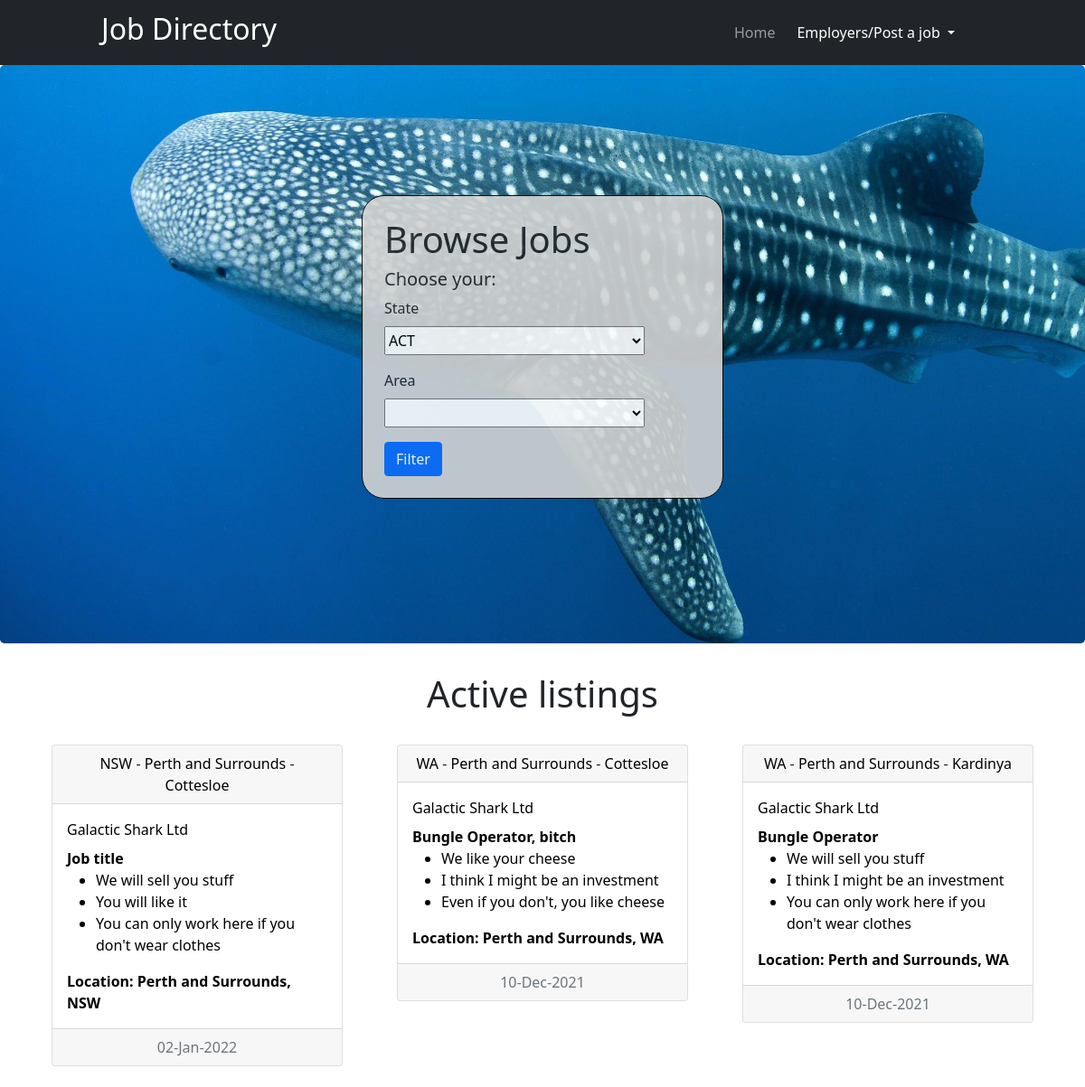
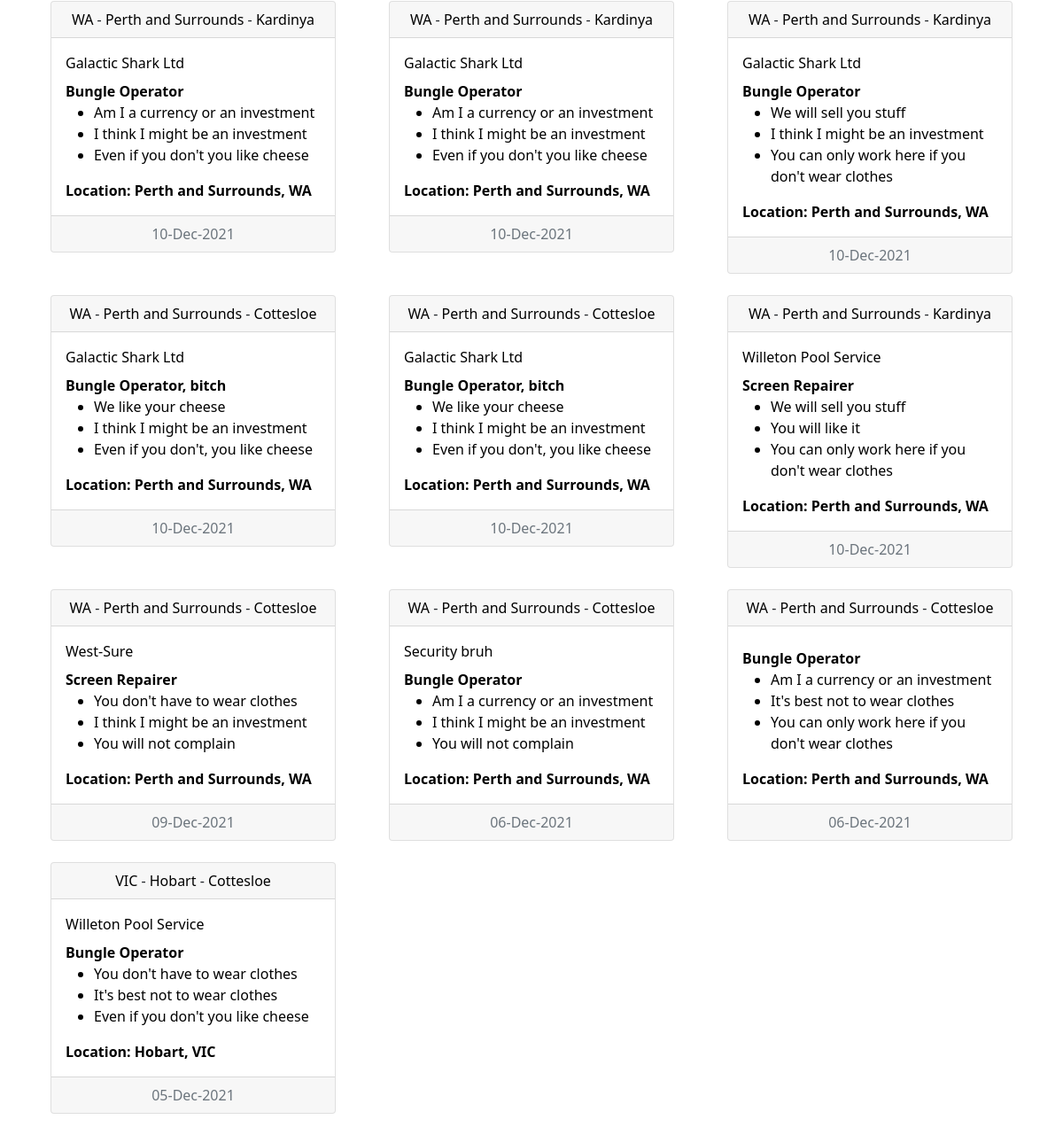
Before: / with the older database file (2 pictures, top to bottom).
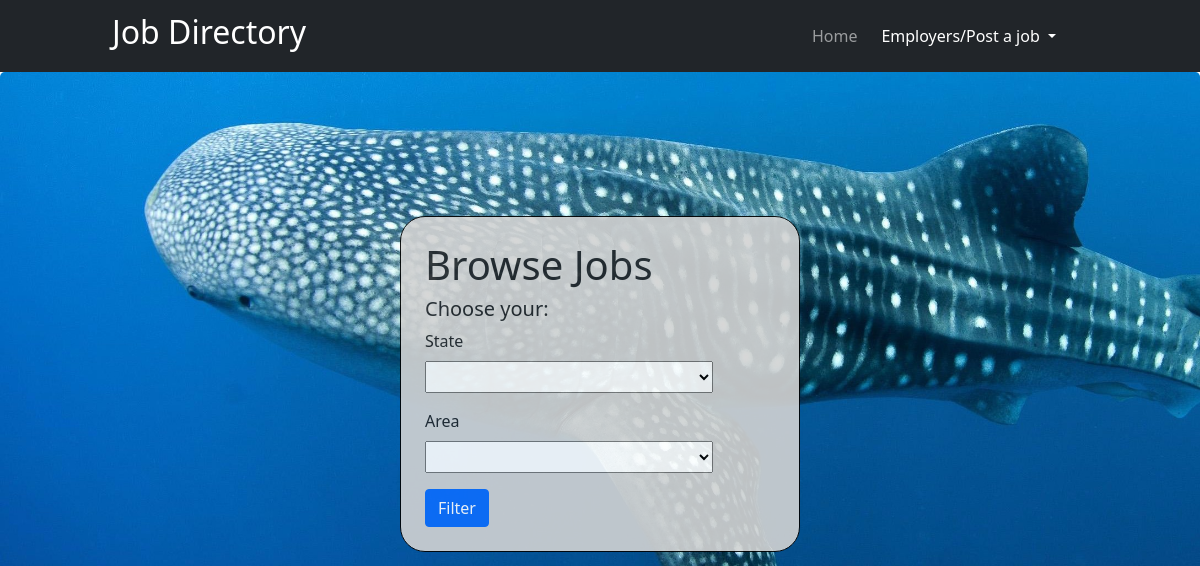
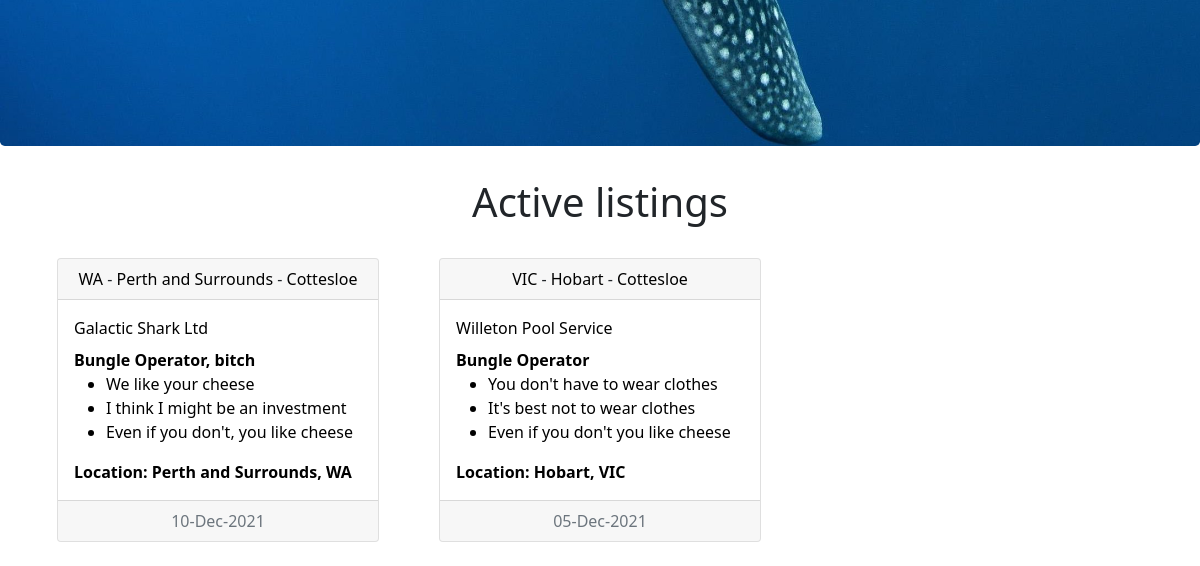
After: the same page with the newer database file (2 pictures, top to bottom).
### application.py (models this page shows, shortened)
class Job(db.Model):
    id = db.Column(db.Integer, primary_key=True)
    job_title = db.Column(db.String(255))
    state = db.Column(db.String(255))
    area = db.Column(db.String(255))
    suburb = db.Column(db.String(255))
    description = db.Column(db.Text)
    highlight_1 = db.Column(db.Text)
    highlight_2 = db.Column(db.Text)
    highlight_3 = db.Column(db.Text)
    date_posted = db.Column(db.DateTime, default=datetime.utcnow)
    deleted = db.Column(db.String(5))
    poster_id = db.Column(db.Integer, db.ForeignKey('user.id'))

class User(db.Model, UserMixin):
    id = db.Column(db.Integer, primary_key=True)
    company = db.Column(db.String(200))
    firstname = db.Column(db.String(200), nullable=False)
    lastname = db.Column(db.String(200), nullable=False)
    email = db.Column(db.String(120), nullable=False, unique=True)
    password_hash = db.Column(db.String(128), nullable=False)
    date_added = db.Column(db.DateTime, default=datetime.utcnow)
    jobs = db.relationship('Job', backref='poster')
    drafts = db.relationship('Drafts', backref='poster')
    deleted = db.Column(db.String(5), default=0)
    @property
    def password(self):
        raise AttributeError('not valid')

### application.py (the view)
@application.route('/')
def index():
    form = FilterForm()
    posts = Job.query.order_by(Job.date_posted.desc())
    form.state.choices = [(state.id, state.name) for state in State.query.all()]
    if request.method == 'POST':
        area = Area.query.filter_by()
        return '<h1>State: {}, Area: {}</h1>'.format(form.state.data, area.name)
    return render_template('index.html', form=form, posts=posts)

### forms.py
class FilterForm(FlaskForm):
    state = SelectField('State',
                        choices=[])
    area = SelectField('Area',
                       choices=[])
    submit = SubmitField('Filter')

### templates/index.html (shortened to what this page needs)
{% extends 'base.html' %}
{% block content %}
<div class="jumbotron">
    <div class="filter container card p-4 ">
        <form action="" method="POST">
            <div class="card-title filter-title" onchange="populate(this.id, 'slct2')">
                <h1>Browse Jobs</h1>
                <h5>Choose your:</h5>
            </div>
            <p>
                {{ form.state.label(class="form-label")}} </br>
                {{ form.state(class="form-control, dropdown-toggle", style="width:18rem; height:2rem;") }}
            </p>
            <p>
                {{ form.area.label(class="form-label") }} </br>
                {{ form.area(class="form-control, dropdown-toggle", style="width:18rem; height:2rem;") }}
            </p>
            <div>
                {{form.submit(class="btn btn-primary")}}
            </div>
        </form>
    </div>
</div>
<div class="container">
    <div class="card-deck-header text-center">
        <h1>Active listings</h1>
        <div class="card-deck">
            {% for post in posts %}
            {% if post.deleted == "0" %}
            <div class="col-md-4">
                <div class="card cards text-center">
                    <div class="card-header head-place">
                        <a href="#">{{ post.state }}</a> - <a href="#">{{ post.area }}</a> - <a href="#">{{ post.suburb
                        }}</a>
                    </div>
                    <a href="{{ url_for('posts_bp.display_post', id=post.id) }}" class="card-link">
                        <div class="card-body text-start">
                            <p class="card-title">{{ post.poster.company }}</p>
                            <strong class="card-text">{{ post.job_title }}</strong>
                            <ul>
                                <li class="card-text">
                                    {{ post.highlight_1 }}
                                </li>
                                <li class="card-text">
                                    {{ post.highlight_2 }}
                                </li>
                                <li class="card-text">
                                    {{ post.highlight_3 }}
                                </li>
                            </ul>
                            <strong class="card-text">Location: {{ post.area }}, {{ post.state }}</strong>
                        </div>
                    </a>
                    <div class="card-footer text-muted container">
                        <div class="row">
                            <div class="col">
                                {{ post.date_posted.strftime('%d-%b-%Y') }}
                            </div>
                        </div>
                    </div>
                </div>
            </div>
            {% endif %}
            {% endfor %}
        </div>
    </div>
</div>
{% endblock %}

Changed rows visible on the page:
removed Job: state "NSW", area "Perth and Surrounds", suburb "Cottesloe", poster.company "Galactic Shark Ltd", job_title "Job title", highlight_1 "We will sell you stuff", highlight_2 "You will like it", highlight_3 "You can only work here if you don't wear clothes", date_posted "02-Jan-2022"
removed Job: state "WA", area "Perth and Surrounds", suburb "Cottesloe", poster.company "Galactic Shark Ltd", job_title "Bungle Operator, bitch", highlight_1 "We like your cheese", highlight_2 "I think I might be an investment", highlight_3 "Even if you don't, you like cheese", date_posted "10-Dec-2021"
removed Job: state "WA", area "Perth and Surrounds", suburb "Kardinya", poster.company "Galactic Shark Ltd", job_title "Bungle Operator", highlight_1 "We will sell you stuff", highlight_2 "I think I might be an investment", highlight_3 "You can only work here if you don't wear clothes", date_posted "10-Dec-2021"
removed Job: state "WA", area "Perth and Surrounds", suburb "Kardinya", poster.company "Galactic Shark Ltd", job_title "Bungle Operator", highlight_1 "Am I a currency or an investment", highlight_2 "I think I might be an investment", highlight_3 "Even if you don't you like cheese", date_posted "10-Dec-2021"
removed Job: state "WA", area "Perth and Surrounds", suburb "Kardinya", poster.company "Galactic Shark Ltd", job_title "Bungle Operator", highlight_1 "Am I a currency or an investment", highlight_2 "I think I might be an investment", highlight_3 "Even if you don't you like cheese", date_posted "10-Dec-2021"
removed Job: state "WA", area "Perth and Surrounds", suburb "Kardinya", poster.company "Galactic Shark Ltd", job_title "Bungle Operator", highlight_1 "We will sell you stuff", highlight_2 "I think I might be an investment", highlight_3 "You can only work here if you don't wear clothes", date_posted "10-Dec-2021"
removed Job: state "WA", area "Perth and Surrounds", suburb "Cottesloe", poster.company "Galactic Shark Ltd", job_title "Bungle Operator, bitch", highlight_1 "We like your cheese", highlight_2 "I think I might be an investment", highlight_3 "Even if you don't, you like cheese", date_posted "10-Dec-2021"
removed Job: state "WA", area "Perth and Surrounds", suburb "Kardinya", poster.company "Willeton Pool Service", job_title "Screen Repairer", highlight_1 "We will sell you stuff", highlight_2 "You will like it", highlight_3 "You can only work here if you don't wear clothes", date_posted "10-Dec-2021"
removed Job: state "WA", area "Perth and Surrounds", suburb "Cottesloe", poster.company "West-Sure", job_title "Screen Repairer", highlight_1 "You don't have to wear clothes", highlight_2 "I think I might be an investment", highlight_3 "You will not complain", date_posted "09-Dec-2021"
removed Job: state "WA", area "Perth and Surrounds", suburb "Cottesloe", poster.company "Security bruh", job_title "Bungle Operator", highlight_1 "Am I a currency or an investment", highlight_2 "I think I might be an investment", highlight_3 "You will not complain", date_posted "06-Dec-2021"
removed Job: state "WA", area "Perth and Surrounds", suburb "Cottesloe", job_title "Bungle Operator", highlight_1 "Am I a currency or an investment", highlight_2 "It's best not to wear clothes", highlight_3 "You can only work here if you don't wear clothes", date_posted "06-Dec-2021"
Other visible differences:
form field state: "ACT" → (not shown)
